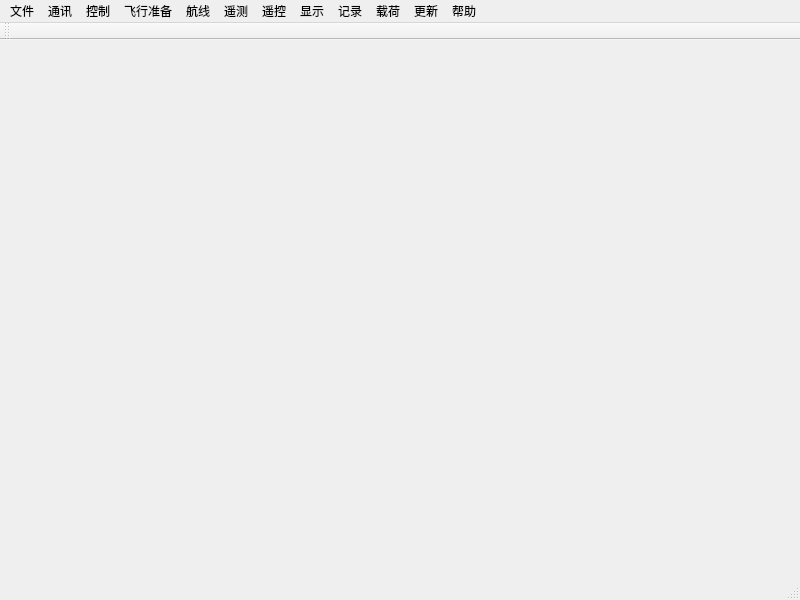
<?xml version="1.0" encoding="UTF-8"?>
<ui version="4.0">
 <class>GCSDisplay</class>
 <widget class="QMainWindow" name="GCSDisplay">
  <property name="geometry">
   <rect>
    <x>0</x>
    <y>0</y>
    <width>800</width>
    <height>600</height>
   </rect>
  </property>
  <property name="windowTitle">
   <string>MainWindow</string>
  </property>
  <widget class="QWidget" name="centralwidget"/>
  <widget class="QMenuBar" name="menubar">
   <property name="geometry">
    <rect>
     <x>0</x>
     <y>0</y>
     <width>800</width>
     <height>23</height>
    </rect>
   </property>
   <widget class="QMenu" name="File_menu">
    <property name="title">
     <string>文件</string>
    </property>
    <addaction name="Exitaction"/>
   </widget>
   <widget class="QMenu" name="Communicate_menu">
    <property name="title">
     <string>通讯</string>
    </property>
    <addaction name="Serialaction"/>
    <addaction name="Networkaction"/>
    <addaction name="actionFPV"/>
   </widget>
   <widget class="QMenu" name="Control_menu">
    <property name="title">
     <string>控制</string>
    </property>
   </widget>
   <widget class="QMenu" name="FlightParate_menu">
    <property name="title">
     <string>飞行准备</string>
    </property>
    <addaction name="FlyPrepareaction"/>
   </widget>
   <widget class="QMenu" name="AirLine_menu">
    <property name="title">
     <string>航线</string>
    </property>
   </widget>
   <widget class="QMenu" name="Telemeter_menu">
    <property name="title">
     <string>遥测</string>
    </property>
   </widget>
   <widget class="QMenu" name="RemoteControl_menu">
    <property name="title">
     <string>遥控</string>
    </property>
   </widget>
   <widget class="QMenu" name="Display_menu">
    <property name="title">
     <string>显示</string>
    </property>
    <addaction name="FPVaction"/>
    <addaction name="Mapaction"/>
    <addaction name="FlyDataaction"/>
   </widget>
   <widget class="QMenu" name="Record_menu">
    <property name="title">
     <string>记录</string>
    </property>
    <addaction name="Recordaction"/>
    <addaction name="Downloadaction"/>
    <addaction name="Replayaction"/>
   </widget>
   <widget class="QMenu" name="Load_menu">
    <property name="title">
     <string>载荷</string>
    </property>
   </widget>
   <widget class="QMenu" name="Update_menu">
    <property name="title">
     <string>更新</string>
    </property>
   </widget>
   <widget class="QMenu" name="Help_menu">
    <property name="title">
     <string>帮助</string>
    </property>
   </widget>
   <addaction name="File_menu"/>
   <addaction name="Communicate_menu"/>
   <addaction name="Control_menu"/>
   <addaction name="FlightParate_menu"/>
   <addaction name="AirLine_menu"/>
   <addaction name="Telemeter_menu"/>
   <addaction name="RemoteControl_menu"/>
   <addaction name="Display_menu"/>
   <addaction name="Record_menu"/>
   <addaction name="Load_menu"/>
   <addaction name="Update_menu"/>
   <addaction name="Help_menu"/>
  </widget>
  <widget class="QStatusBar" name="statusbar"/>
  <widget class="QToolBar" name="toolBar">
   <property name="windowTitle">
    <string>toolBar</string>
   </property>
   <attribute name="toolBarArea">
    <enum>TopToolBarArea</enum>
   </attribute>
   <attribute name="toolBarBreak">
    <bool>false</bool>
   </attribute>
  </widget>
  <action name="FPVaction">
   <property name="checkable">
    <bool>true</bool>
   </property>
   <property name="text">
    <string>FPV</string>
   </property>
  </action>
  <action name="Mapaction">
   <property name="checkable">
    <bool>true</bool>
   </property>
   <property name="text">
    <string>Map</string>
   </property>
  </action>
  <action name="Serialaction">
   <property name="checkable">
    <bool>true</bool>
   </property>
   <property name="text">
    <string>串口连接</string>
   </property>
  </action>
  <action name="Networkaction">
   <property name="checkable">
    <bool>true</bool>
   </property>
   <property name="text">
    <string>网络连接</string>
   </property>
  </action>
  <action name="Exitaction">
   <property name="checkable">
    <bool>true</bool>
   </property>
   <property name="text">
    <string>退出</string>
   </property>
  </action>
  <action name="FlyDataaction">
   <property name="text">
    <string>飞行数据</string>
   </property>
  </action>
  <action name="Recordaction">
   <property name="checkable">
    <bool>true</bool>
   </property>
   <property name="text">
    <string>记录</string>
   </property>
  </action>
  <action name="Downloadaction">
   <property name="text">
    <string>下载</string>
   </property>
  </action>
  <action name="Replayaction">
   <property name="checkable">
    <bool>true</bool>
   </property>
   <property name="text">
    <string>回放</string>
   </property>
  </action>
  <action name="actionFPV">
   <property name="checkable">
    <bool>true</bool>
   </property>
   <property name="text">
    <string>FPV连接</string>
   </property>
  </action>
  <action name="FlyPrepareaction">
   <property name="checkable">
    <bool>true</bool>
   </property>
   <property name="text">
    <string>飞行前检查</string>
   </property>
  </action>
 </widget>
 <resources/>
 <connections/>
</ui>
